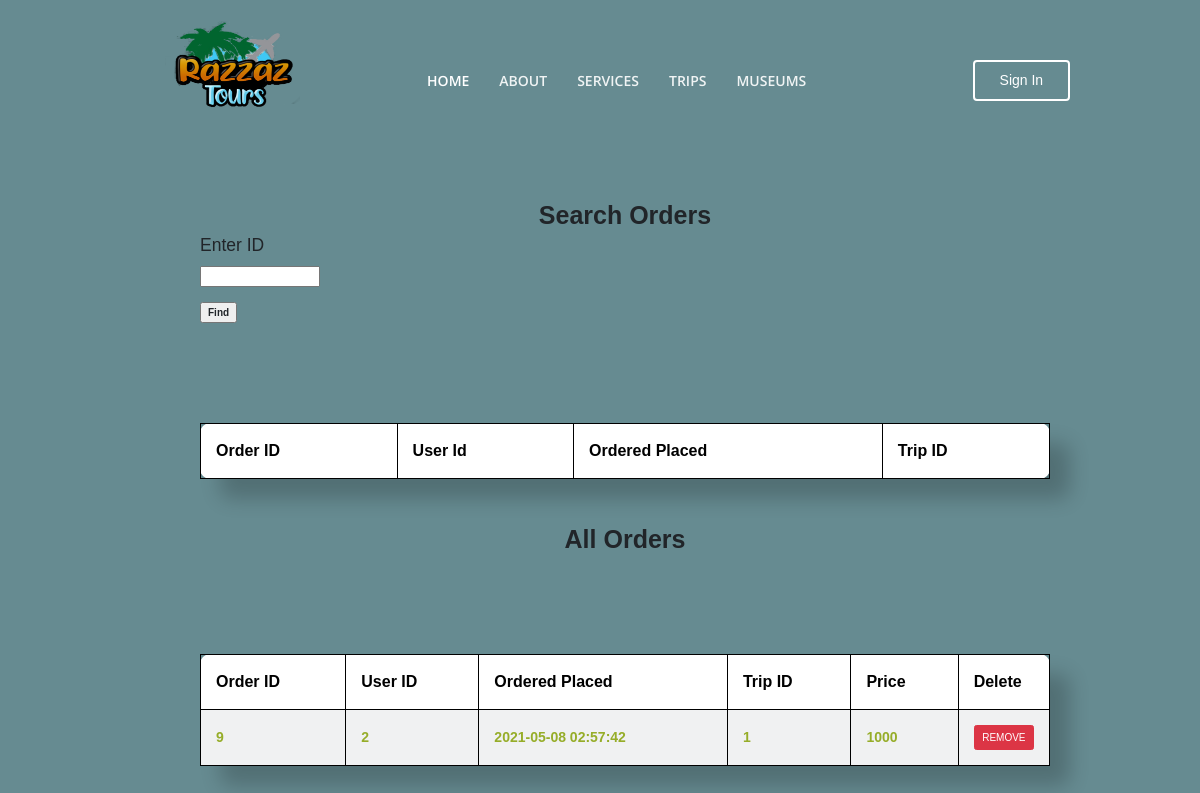
The app's page /orderssH.php, older data.
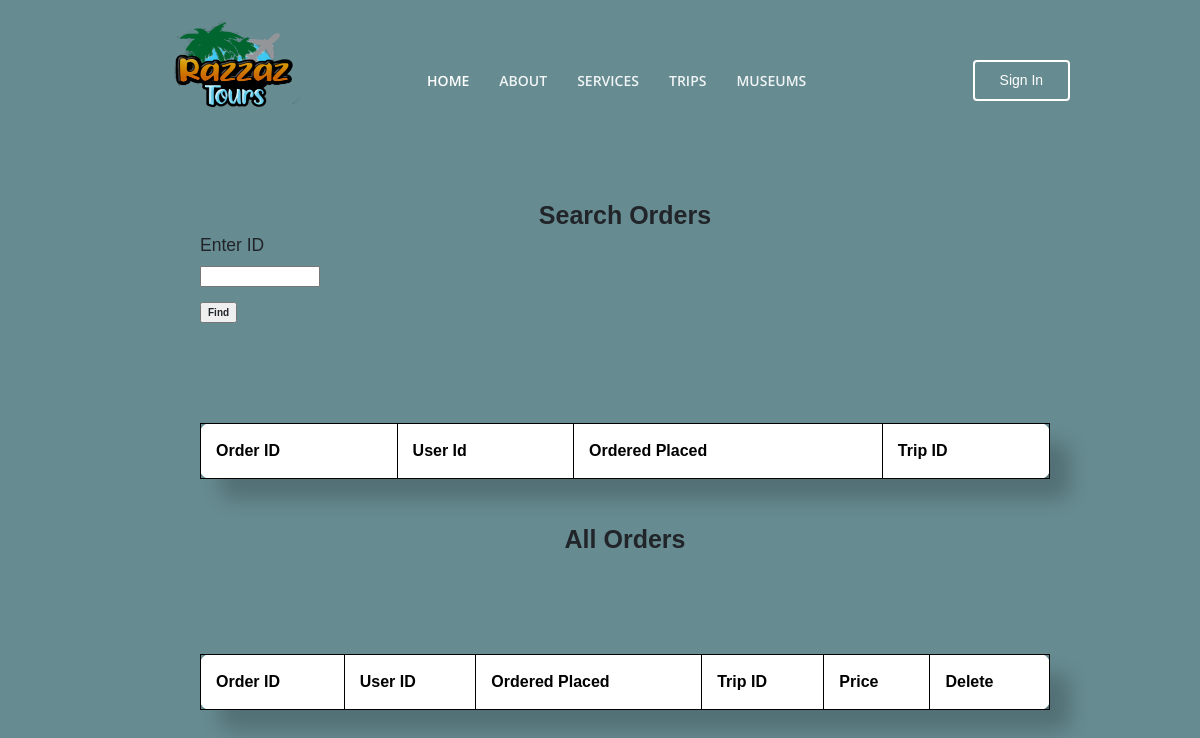
The same page, newer data.
### tables this page shows
CREATE TABLE `orders` (
  `id` int(11) NOT NULL,
  `user_id` int(11) NOT NULL,
  `order_placed` datetime NOT NULL,
  `pid` int(11) NOT NULL,
  `price` text NOT NULL
);

### orderssH.php (the view, shortened to what this page needs)
<!DOCTYPE html>
<html>
<head>
	<?php
	include('DB.php');
	?>
  <link rel="stylesheet" href="https://maxcdn.bootstrapcdn.com/bootstrap/3.3.7/css/bootstrap.min.css">
<div class="h" > <h1><b> Search Orders<b> </h1></div>
</head>
<body>
   <form  method = "post">
     <div class = "div1">
     <label> <h3>Enter ID</h3> </label> <br> <input type = "number" name = "name" class = "txtStyle" min="1"> <br> <br>
     <div class = "div2">
     <input type = "submit" name = "search" value = "Find" class = "btnStyle">
     </div>
     </div>
   </form>
<table class="mx-auto" id="f">
      <tr>
          <th> Order ID </th>
          <th> User Id</th>
          <th> Ordered Placed </th>
          <th> Trip ID </th>
      </tr>
    </table>
  <header >
     <?php
     include'NavBarH.php';
     ?>
  </header>
<link rel="stylesheet" href="orders.css">
<br>
<br>
<h1 style="text-align: center;"> <b>All Orders</b> </h1>
<form method = "post">
<table class="mx-auto" id="f">
  <thead>
    <tr>
    <th scope="col">Order ID</th>
      <th scope="col">User ID</th>
      <th scope="col">Ordered Placed</th>
      <th scope="col">Trip ID</th>
      <th scope="col">Price</th>
      <th scope="col">Delete </th>
    </tr>
  </thead>
  <tbody>
    <?php
     $query = "SELECT * FROM orders";
     $result = mysqli_query($conn,$query);
      while($row = $result -> fetch_array(MYSQLI_ASSOC)) {
          $id = $row['id'];
          $user_id = $row['user_id'];
          $date = $row['order_placed'];
          $trip = $row['trip_id'];
          $price = $row['price'];
		?>
	<tr>
    <td><?php echo $id; ?></td>
		<td><?php echo $user_id; ?></td>
		<td><?php echo $date; ?></td>
        <td><?php echo $trip; ?></td>
        <td><?php echo $price; ?></td>
      <td style="width: 80px" ><button value="delete" name="delete" class="btn btn-danger" onClick="(function(){window.location='orderssH.php';});return false;">REMOVE</button> </td>
	</tr>
	<?php
    }
    ?>
  </tbody>
</table>
</form>
</body>
</html>

### NavBarH.php (shortened to what this page needs)
<html>
<head>
  <link href="NavBar.css" rel="stylesheet">
</head>
<body>
 <header id="header" class="fixed-top ">
    <div class="container-fluid d-flex align-items-center justify-content-between">
       <a href="index.php" class="logo"><img src="assets/img/navv1.png" alt=""  class="img-fluid" ></a>
      <nav class="nav-menu d-none d-lg-block">
        <ul >
          <li class="active"><a href="index.php">Home</a></li>
          <li><a href="index.php#about-boxes">About</a></li>
          <li><a href="index.php#services">SERVICES</a></li>
          <li><a href="DestinationH.php">Trips</a></li>
          <li><a href="Museum_CategoryH.php">Museums</a></li>
          <li class="" id="links">
          </li>
        </ul>
      </nav>
<div id="signIn">
      <a href="SignInH.php" class="get-started-btn" style="text-decoration: none;">Sign In</a>
    </div>
     </div>
  </header>
  </body>
  <link href="assets/vendor/bootstrap/css/bootstrap.min.css" rel="stylesheet">
  <link href="assets/vendor/icofont/icofont.min.css" rel="stylesheet">
  <link href="assets/vendor/boxicons/css/boxicons.min.css" rel="stylesheet">
  <link href="assets/vendor/venobox/venobox.css" rel="stylesheet">
  <link href="assets/vendor/remixicon/remixicon.css" rel="stylesheet">
  <link href="assets/vendor/owl.carousel/assets/owl.carousel.min.css" rel="stylesheet">
  <link href="assets/vendor/aos/aos.css" rel="stylesheet">
    </html>

### NavBar.css (style rules this page uses)
#header { transition: all 0.5s; z-index: 997; padding: 20px 0; height: 110px; }
#header .logo { font-size: 32px; margin: 0; padding: 0; line-height: 1; font-weight: 700; letter-spacing: 2px; }
#header .logo img { margin-left: 50px; height: 120px; max-height: 120px; width: 140px; }
.nav-menu ul { margin: 0; padding: 0; list-style: none; }
.nav-menu > ul { display: flex; background-color: none; }
.nav-menu > ul > li { position: relative; white-space: nowrap; padding: 10px 12px; }
.nav-menu a { text-decoration: none; display: block; position: relative; color: rgba(255, 255, 255, 0.9); transition: 0.3s; font-size: 14px; font-family: "Open Sans", sans-serif; text-transform: uppercase; font-weight: 600; padding: 0 3px; }
.nav-menu > ul > li > a:before { text-decoration: none; content: ""; position: absolute; width: 100%; height: 2px; bottom: -6px; left: 0; background-color: #83cf27; visibility: hidden; width: 0px; transition: all 0.3s ease-in-out 0s; }
.nav-menu a:hover, .nav-menu .active > a, .nav-menu li:hover > a { color: #fff; text-decoration: none; }
.get-started-btn { margin-left: 20px; margin-right: 15px; color: #fff; border-radius: 4px; padding: 8px 25px; white-space: nowrap; transition: 0.3s; font-size: 14px; display: inline-block; border: 2px solid #fff; text-decoration: none; font-weight: 500; }

### orders.css (style rules this page uses)
.h { margin-top: 100px; text-align:center; }
body { background-color: #668B91; font-family: Helvetica; font-size: 100%; display: block; padding-top: 100px; padding-right:150px; padding-left:200px; display: block; }
#f { margin-top: 100px; background-color: white; font-size: 14px; width: 100%; color: black; border-radius: 10px; margin-bottom: 15px; background: #fff; box-shadow: 20px 20px 20px rgba(0, 0, 0, 0.2); padding: 30px; }
th, td { padding: 15px; }
th { font-size: 16px; }
td { color: #96ad29; background-color:#F0F1F2; }

### orderssH.php (style rules this page uses)
table { border:1px solid #000; }
table td,table th { border:1px solid #000; }

Row changes from the older to the newer data that the page shows:
removed orders: id "9", user "2", order_placed "2021-05-08 02:57:42", trip "1", price "1000"
